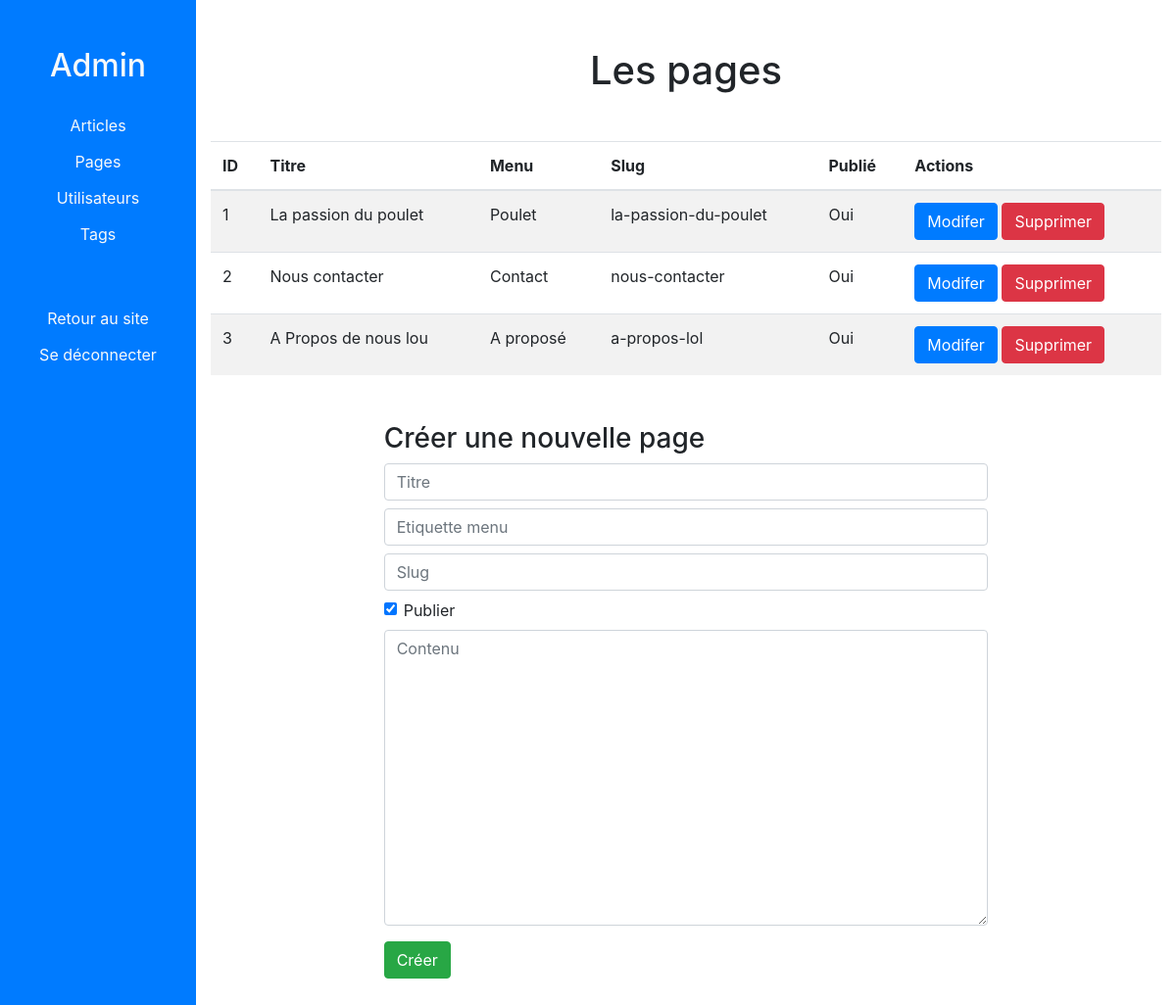
The page /admin/pages (signed in) on the database its author committed.
### views.py (models this page shows)
class Page(db.Model):
    id = db.Column(db.Integer, primary_key=True)
    title = db.Column(db.String(200), nullable=False)
    nav_label = db.Column(db.String(50), nullable=False)
    slug = db.Column(db.String(100), nullable=False, unique=True)
    content = db.Column(db.Text, nullable=False)
    creation_date = db.Column(db.DateTime, nullable=False, default=datetime.utcnow)
    published = db.Column(db.Boolean, nullable=False, default=False)
    def get_json_for(self, *args):
        res = {}
        for arg in args:
            res[arg] = getattr(self, arg)
        return json.dumps(res)

### views.py (the view)
@app.route('/admin/pages')
@login_required
def admin_pages():
    pages = Page.query.all()
    return render_template('admin-pages.html', pages=pages)

### views.py (called while the page is built)
@login_manager.user_loader
def load_user(user_id):
    return User.query.get(user_id)

@app.context_processor
def inject_pages():
    pages = Page.query.filter_by(published=True)
    return {'site_pages': pages}

### templates/admin-pages.html (shortened to what this page needs)
{% extends 'admin.html' %}
{% block admin_content %}
    <div class="text-center my-5">
        <h1>Les pages</h1>
    </div>
    <table class="table table-striped">
        <thead>
            <tr>
                <th>ID</th>
                <th>Titre</th>
                <th>Menu</th>
                <th>Slug</th>
                <th>Publié</th>
                <th>Actions</th>
            </tr>
        </thead>
        <tbody>
            {% for page in pages %}
            <tr>
                <td>{{ page.id }}</td>
                <td>{{ page.title }}</td>
                <td>{{ page.nav_label }}</td>
                <td>{{ page.slug }}</td>
                <td>{{ page.published and 'Oui' or 'Non' }}</td>
                <td>
                    <button type="button" class="open-edit-page-modal btn btn-primary" data-toggle="modal"
                            data-target="#modal-edit-page"
                            data-page="{{ page.get_json_for('id', 'title', 'nav_label', 'slug', 'content', 'published') }}">
                        Modifer
                    </button>
                    <form action="{{ url_for('admin_pages_delete', page_id=page.id) }}" method="POST" class="d-inline">
                        <input type="submit" class="btn btn-danger" value="Supprimer">
                    </form>
                </td>
            </tr>
            {% endfor %}
        </tbody>
    </table>
    <div class="col-8 mx-auto my-5">
        <h3>Créer une nouvelle page</h3>
        <form action="{{ url_for('admin_pages_new') }}" method="POST" class="form">
            <input type="text" name="title" placeholder="Titre" class="form-control">
            <input type="text" name="nav_label" placeholder="Etiquette menu" class="form-control my-2">
            <input type="text" name="slug" placeholder="Slug" class="form-control">
            <div class="form-check my-2">
                <label for="published" class="form-check-label">
                    <input type="checkbox" name="published" id="published" checked class="form-check-input">
                    Publier
                </label>
            </div>
            <textarea name="content" placeholder="Contenu" class="form-control" rows=12></textarea>
            <input type="submit" class="btn btn-success mt-3" value="Créer">
        </form>
    </div>
{% endblock %}

### rows shown on the page
Page: id "1", title "La passion du poulet", nav_label "Poulet", slug "la-passion-du-poulet", published "Oui"
Page: id "2", title "Nous contacter", nav_label "Contact", slug "nous-contacter", published "Oui"
Page: id "3", title "A Propos de nous lou", nav_label "A proposé", slug "a-propos-lol", published "Oui"
